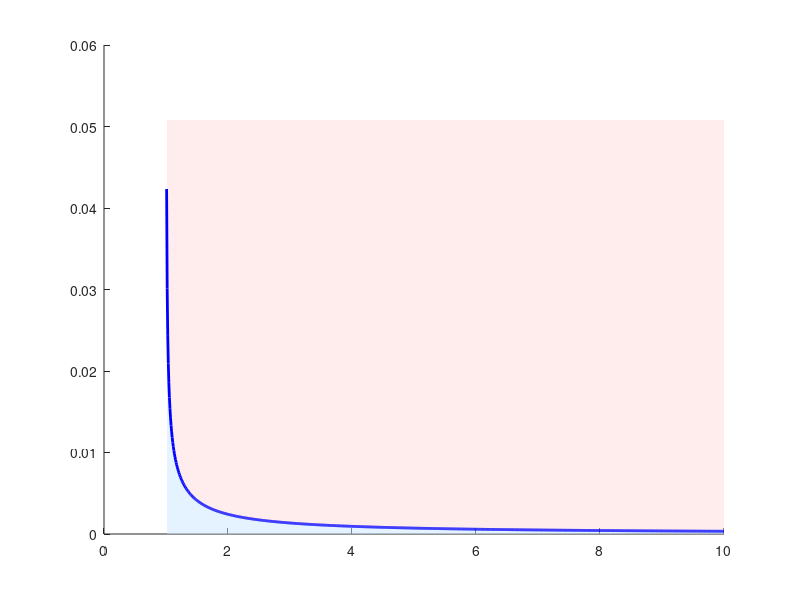

Write the MATLAB code that produced this figure. (Note: this script raises an error after producing the figure.)
%% === Analyse stabilité - 1er Ordre ===
%  Trc_max = tau * arccos(-1/(Kc*G)) / sqrt((Kc*G)^2 - 1)
clear; clc; close all;

%% === Paramètres ===
tau = 0.002;  % Constante de temps (s)
G    = 1;     % Gain statique

%% === Intervalle de Kc (doit être > 1/G pour que KcG > 1) ===
Kc_min = 1.01 / G;
Kc_max = 10  / G;
Kc = linspace(Kc_min, Kc_max, 1000);

%% === Calcul KcG et limite de stabilité ===
KcG     = Kc * G;
Trc_max = (tau .* acos(-1 ./ KcG)) ./ sqrt(KcG.^2 - 1);

%% === Plot ===
figure;
hold on;

Trc_top = max(Trc_max) * 1.2;

% Région stable
fill([Kc, fliplr(Kc)], [Trc_max, zeros(1, length(Kc))], ...
    [0.8 0.9 1.0], 'EdgeColor', 'none', 'FaceAlpha', 0.5);

% Région instable
fill([Kc, fliplr(Kc)], [repmat(Trc_top, 1, length(Kc)), fliplr(Trc_max)], ...
    [1.0 0.85 0.85], 'EdgeColor', 'none', 'FaceAlpha', 0.5);

% Courbe de stabilité
plot(Kc, Trc_max, 'b-', 'LineWidth', 2);

% Ligne verticale à Kc = 1/G (équivalent à KcG = 1, toujours stable à gauche)
xline(1/G, '--k', 'LineWidth', 1.5, ...
    'Label', sprintf('K_c < 1/G = %.2f (toujours stable)', 1/G));

xlabel('K_c', 'FontSize', 13);
ylabel('T_{rc}^{max} (s)', 'FontSize', 13);
title(sprintf('Limite de stabilité | \\tau = %.3fs et G = %.2f', tau, G), ...
    'FontSize', 14);
legend('Région stable', 'Région instable', 'Limite de stabilité', ...
    'Location', 'northeast');

Kc_mid = (Kc_min + Kc_max) / 2;
text(Kc_mid, Trc_top * 0.8, 'INSTABLE', 'FontSize', 13, 'Color', [0.8 0.1 0.1], ...
    'FontWeight', 'bold', 'HorizontalAlignment', 'center');
text(Kc_mid, Trc_top * 0.2, 'STABLE',   'FontSize', 13, 'Color', [0.1 0.3 0.8], ...
    'FontWeight', 'bold', 'HorizontalAlignment', 'center');

grid on;
xlim([1/G, Kc_max]);
ylim([0, Trc_top]);
hold off;
